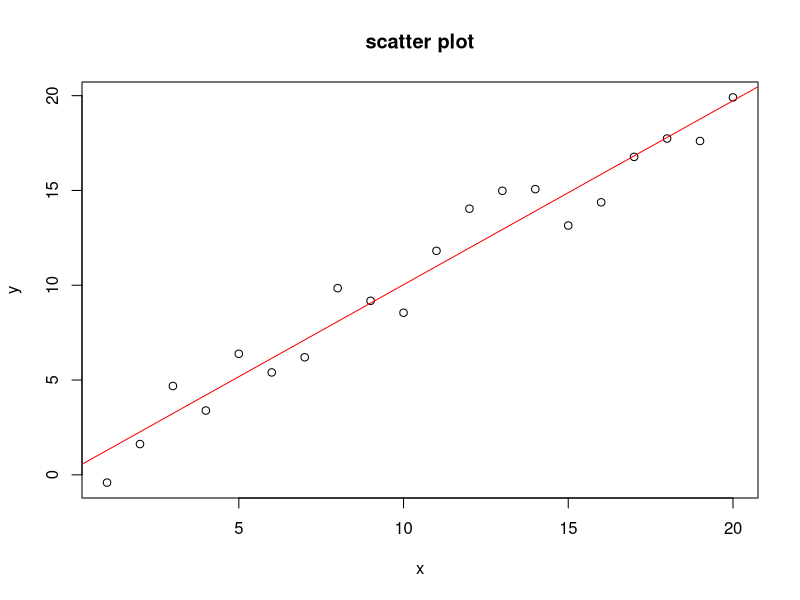
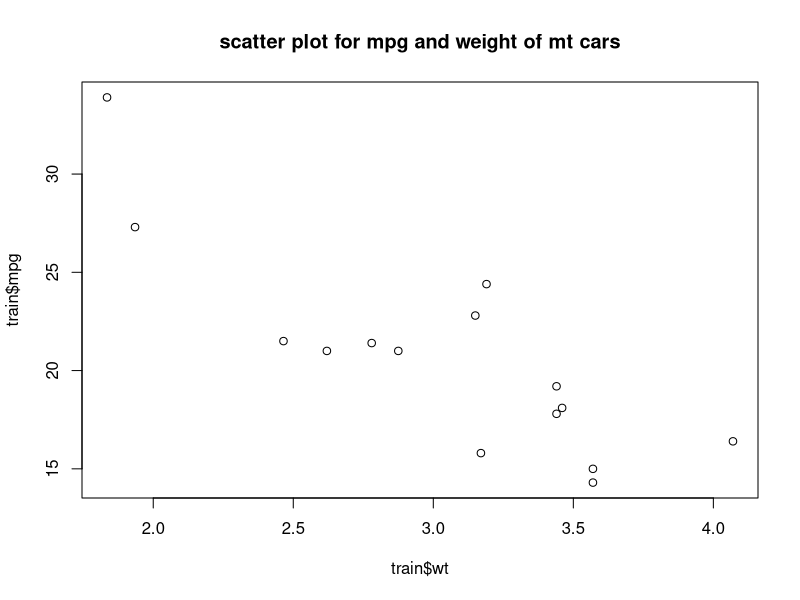

Write the R code that produced these figures, in order.
rm(list=ls())
#independent variable
x<-1:20
#dependent variable
y=x+rnorm(20)
plot(x,y,main='scatter plot')
cor.test(x,y)
lmodel<- lm(y~x)
abline(lmodel,col='red')
summary(lmodel)
a=data.frame(x=3)
result=predict(lmodel,a)
result
y
library(dplyr)
data1<-mtcars
train=sample_n(data1,15)
train
x=data1$wt
y=data1$mpg
#setwd()

plot(train$wt,train$mpg,main="scatter plot for mpg and weight of mt cars")
